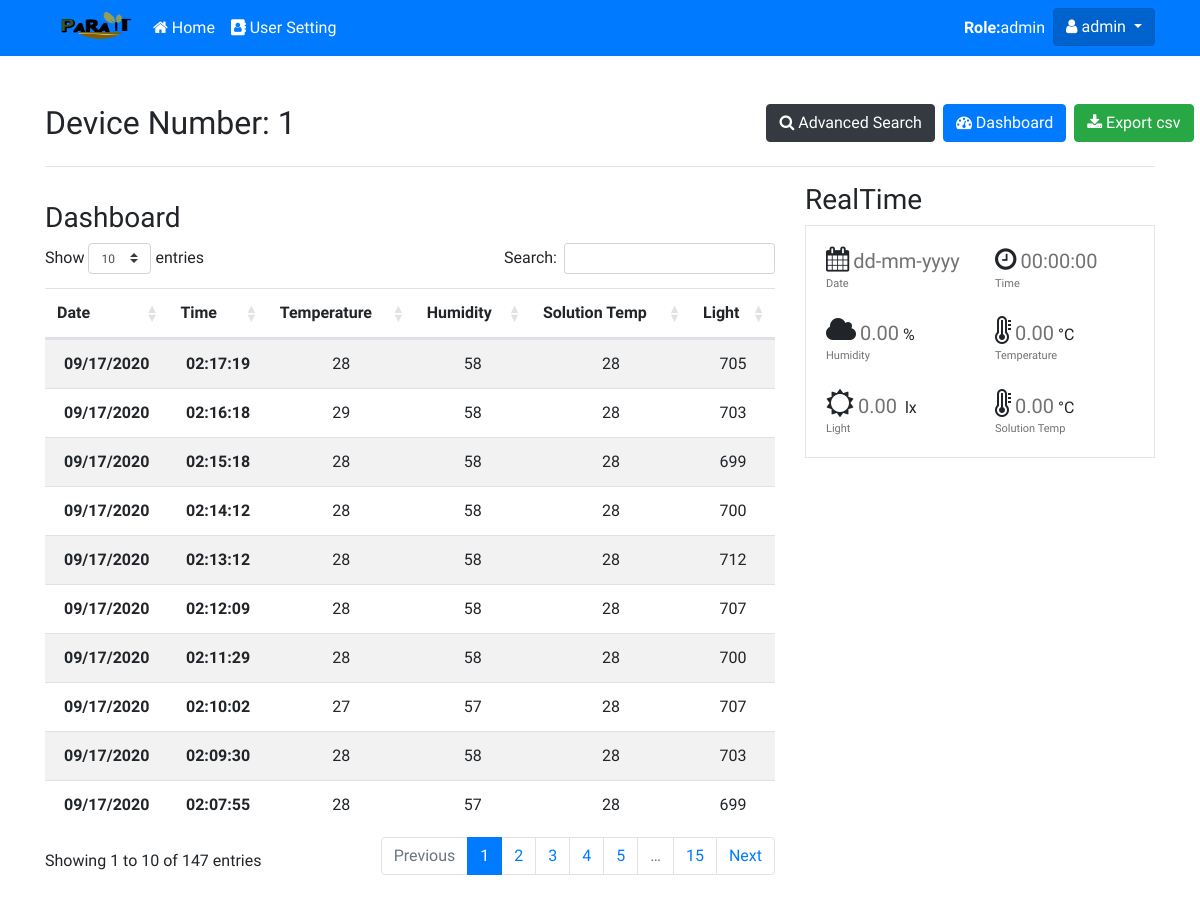
The app's page /admin/show_device.php?dv_id=1 (signed in) with its own data.
### tables this page shows
CREATE TABLE `tbl_data` (
  `data_id` int(255) NOT NULL,
  `DHTtemp` double NOT NULL COMMENT 'อุณภูมิ 1',
  `Humidity` double NOT NULL COMMENT 'ความชื้่น',
  `DS18Temp` double NOT NULL COMMENT 'อุณภูมิ 2',
  `LDRLight` int(50) NOT NULL COMMENT 'แสง',
  `Date` text NOT NULL,
  `Time` text NOT NULL,
  `dv_id` int(10) NOT NULL
);

### functions.php (called while the page is built, shortened)
<?php
class dbcon
{
    public function __construct()
    {
        $this->dbcon = new mysqli(DB_SERVER, DB_USER, DB_PASS, DB_NAME);
    }
    function getID_show_device($dv_id)
    {
        $result =  $this->dbcon->query("SELECT * FROM tbl_data  WHERE dv_id='$dv_id' ORDER BY data_id DESC LIMIT 800");
        return $result;
    }
}

### admin/show_device.php (the view, shortened to what this page needs)
<?php include_once('header.php');
if (isset($_GET['search'])) {
  if (!empty($_GET['start_search']) && !empty($_GET['end_search'])) {
    $get_start = explode('-', $_GET['start_search']);
    $s_month = $get_start[1];
    $s_day = $get_start[2];
    $s_year = $get_start[0];
    $start_search = $s_month . '/' . $s_day . '/' . $s_year;
    $get_start = explode('-', $_GET['end_search']);
    $e_month = $get_start[1];
    $e_day = $get_start[2];
    $e_year = $get_start[0];
    $end_search = $e_month . '/' . $e_day . '/' . $e_year;
    $objdbcon =  new dbcon;
    $fetch = $objdbcon->getID_show_device_search($_GET['dv_id'], $start_search, $end_search);
  }
} else {
  $objdbcon =  new dbcon;
  $fetch = $objdbcon->getID_show_device($_GET['dv_id']);
}
?>
<link rel="stylesheet" href="https://cdn.datatables.net/1.10.21/css/dataTables.bootstrap4.min.css">
</head>
<body>
  <?php include_once('import_navbar.php'); ?>
  <div class="container my-5">
    <div class="row">
      <div class="col-md-8">
        <h2>Device Number: <?php echo $_GET['dv_id']; ?></h2>
      </div>
      <div class="col-md-4 col-sm-12">
        <div class="d-flex justify-content-center">
          <button class="btn btn-dark mr-2" id="btn_search"><i class="fa fa-search" aria-hidden="true"></i> Advanced Search</button>
          <a href="http://103.91.207.139:1880/ui/#!/<?php echo $_GET['dv_id']; ?>?socketid=bc7euIluVYpV2pgXAACv" target="_blank"><button type="button" class="btn btn-primary mr-2"><i class="fa fa-tachometer" aria-hidden="true"></i> Dashboard</button></a>
          <button class="btn btn-success"><i class="fa fa-download"></i>
            <a href="http://103.91.207.139/csv/device<?php echo $_GET['dv_id']; ?>.csv" style="color:white;text-decoration:none;">Export csv</a>
          </button><br>
        </div>
      </div>
    </div>
    <hr>
    <div class="row">
      <div class="col-lg-8">
        <div class="row my-2">
          <div class="col-12">
          </div>
        </div>
        <div class="row">
          <div class="col-12">
          </div>
        </div>
        <h3>Dashboard</h3>
        <div class="table-responsive">
          <table id="example" class="table table-striped" style="width:100%;">
            <thead>
              <tr>
                <th scope="col">Date</th>
                <th scope="col">Time</th>
                <th scope="col">Temperature</th>
                <th scope="col">Humidity</th>
                <th scope="col">Solution Temp</th>
                <th scope="col">Light</th>
              </tr>
            </thead>
            <tbody>
              <?php
              while ($row = $fetch->fetch_array()) {
              ?>
                <tr>
                  <th><?php echo $row['Date']; ?></th>
                  <th><?php echo $row['Time']; ?></th>
                  <td><?php echo $row['DHTtemp']; ?></td>
                  <td><?php echo $row['Humidity']; ?></td>
                  <td><?php echo $row['DS18Temp']; ?></td>
                  <td><?php echo $row['LDRLight']; ?></td>
                </tr>
              <?php } ?>
            </tbody>
          </table>
        </div>
      </div>
      <div class="col-lg-4">
        <h3>RealTime</h3>
        <div class="box">
          <div class="row">
            <div class="col-6">
              <i class="fa fa-calendar" style="font-size:25px;"></i>
              <div id="date" style="display: inline-block;font-size:20px;color:#727272;">dd-mm-yyyy</div>
              <div style="font-size:11px;color:#727272;">Date</div>
            </div>
            <div class="col-6">
              <i class="fa fa-clock-o" style="font-size:25px;"></i>
              <div id="time" style="display: inline-block;font-size:20px;color:#727272;">00:00:00</div>
              <div style="font-size:11px;color:#727272;">Time</div>
            </div>
          </div>
          <div class="row mt-4">
            <div class="col-6">
              <i class="fa fa-cloud" style="font-size:28px;"></i>
              <div id="humidity" style="display: inline-block;font-size:20px;color:#727272;">0.00</div>
              <div style="display: inline-block;">%</div>
              <div style="font-size:11px;color:#727272;">Humidity</div>
            </div>
            <div class="col-6">
              <i class="fa fa-thermometer" style="font-size:28px;"></i>
              <div id="temperature" style="display: inline-block;font-size:20px;color:#727272;">0.00</div>
              <div style="display: inline-block;">&#176;C</div>
              <div style="font-size:11px;color:#727272;">Temperature</div>
            </div>
          </div>
          <div class="row mt-4">
            <div class="col-6">
              <i class="fa fa-sun-o" aria-hidden="true" style="font-size:28px;"></i>
              <div id="LDR" style="display: inline-block;font-size:20px;color:#727272;">0.00</div>
              <div style="display: inline-block;">&nbsp;lx</div>
              <div style="font-size:11px;color:#727272;">Light</div>
            </div>
            <div class="col-6">
              <i class="fa fa-thermometer" style="font-size:28px;"></i>
              <div id="temperature_ds18b20" style="display: inline-block;font-size:20px;color:#727272;">0.00</div>
              <div style="display: inline-block;">&#176;C</div>
              <div style="font-size:11px;color:#727272;">Solution Temp</div>
            </div>
          </div>
        </div>
      </div>
    </div>
  </div>
</body>
</html>

### css/style.css (style rules this page uses)
body { font-family: 'Sarabun', sans-serif; }
tr,td ,th > #show_device { text-align: center; vertical-align: middle; }
.box { border: 1px solid #e4e4e4; padding: 20px; }

### records on screen
tbl_data: Date "09/17/2020", Time "02:17:19", DHTtemp "28", Humidity "58", DS18Temp "28", LDRLight "705"
tbl_data: Date "09/17/2020", Time "02:16:18", DHTtemp "29", Humidity "58", DS18Temp "28", LDRLight "703"
tbl_data: Date "09/17/2020", Time "02:15:18", DHTtemp "28", Humidity "58", DS18Temp "28", LDRLight "699"
tbl_data: Date "09/17/2020", Time "02:14:12", DHTtemp "28", Humidity "58", DS18Temp "28", LDRLight "700"
tbl_data: Date "09/17/2020", Time "02:13:12", DHTtemp "28", Humidity "58", DS18Temp "28", LDRLight "712"
tbl_data: Date "09/17/2020", Time "02:12:09", DHTtemp "28", Humidity "58", DS18Temp "28", LDRLight "707"
tbl_data: Date "09/17/2020", Time "02:11:29", DHTtemp "28", Humidity "58", DS18Temp "28", LDRLight "700"
tbl_data: Date "09/17/2020", Time "02:10:02", DHTtemp "27", Humidity "57", DS18Temp "28", LDRLight "707"
tbl_data: Date "09/17/2020", Time "02:09:30", DHTtemp "28", Humidity "58", DS18Temp "28", LDRLight "703"
tbl_data: Date "09/17/2020", Time "02:07:55", DHTtemp "28", Humidity "57", DS18Temp "28", LDRLight "699"

### other values on screen
$_SESSION['sess_u_type'] "admin"
$_SESSION['sess_u_user'] "admin"
$_GET['dv_id'] "1"
